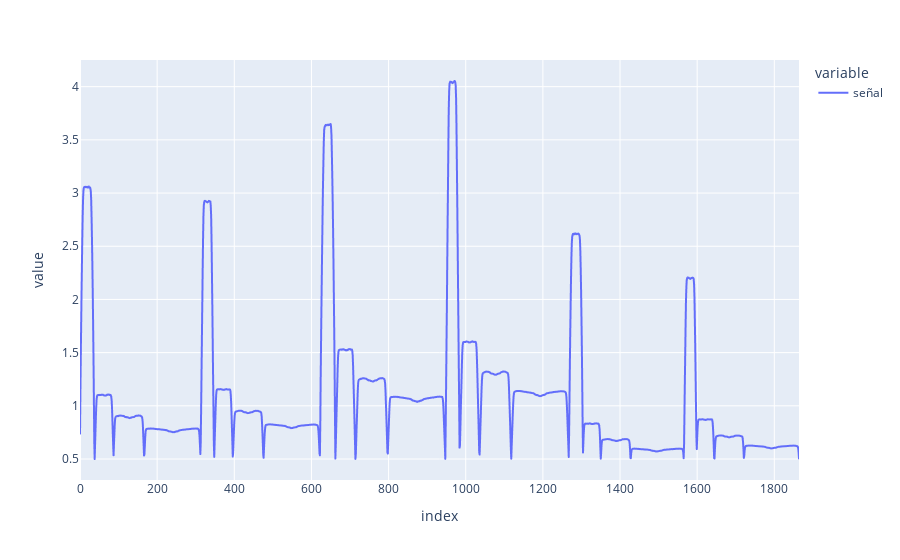

Notebook code for this chart:
### Code cell
y.plot()

### Figure 1 — Plotly figure (JSON) as saved in the notebook; plotly's stock layout.template omitted (floating-point values rounded to 4 significant figures; data arrays with more than 128 entries replaced by an {"elided": "..."} marker saying what was removed)
{"data": [{"hovertemplate": "variable=señal<br>index=%{x}<br>value=%{y}<extra></extra>", "legendgroup": "señal", "line": {"color": "#636efa", "dash": "solid"}, "mode": "lines", "name": "señal", "showlegend": true, "type": "scattergl", "x": {"elided": "1865 int values"}, "xaxis": "x", "y": {"elided": "1865 float values"}, "yaxis": "y"}], "layout": {"legend": {"title": {"text": "variable"}, "tracegroupgap": 0}, "margin": {"t": 60}, "xaxis": {"anchor": "y", "domain": [0, 1], "title": {"text": "index"}}, "yaxis": {"anchor": "x", "domain": [0, 1], "title": {"text": "value"}}}}
